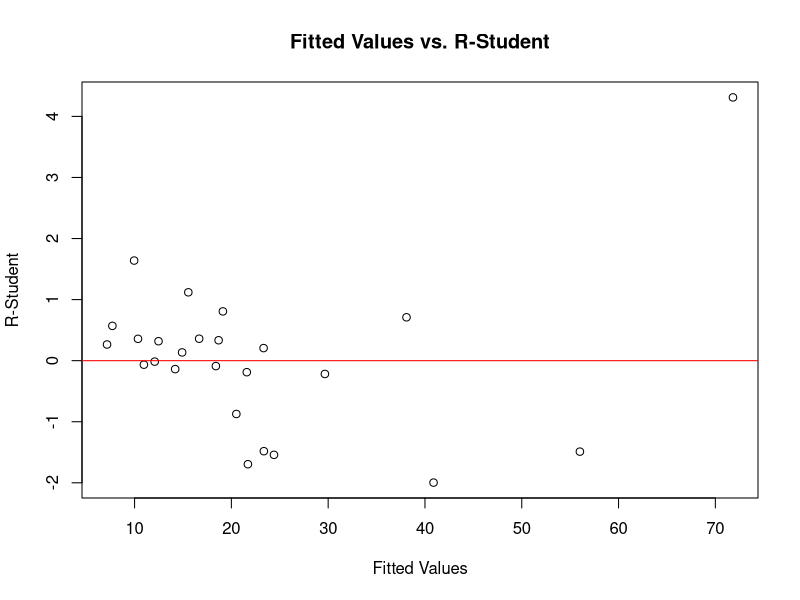
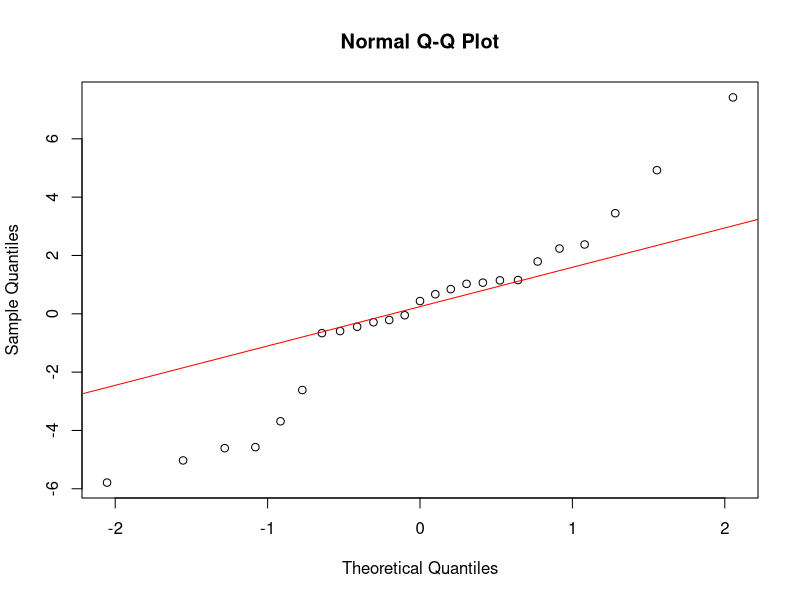

R code for these plots, in order:
library(readxl)

# Load the Data
data <- read_excel("TimeDeliveryData.xlsx")

X1 <- data$X1
X2 <- data$X2
Y <- data$Y

# Combine X1 and X2 into a matrix of predictors
X <- cbind(1, X1, X2)  # Add a column of 1s for the intercept term

# Fit the linear model using ordinary least squares
# Compute the coefficients (beta) using the normal equation: beta = (X'X)^-1 * X'Y
XtX <- t(X) %*% X
XtX_inv <- solve(XtX)
XtY <- t(X) %*% Y
beta <- XtX_inv %*% XtY

# Calculate the fitted values
fitted_values <- X %*% beta

# Calculate residuals
residuals <- Y - fitted_values

# Print results
cat("Coefficients: ", beta,'\n')
cat("Fitted values: ", fitted_values,'\n')
cat("Residuals: ", residuals,'\n')

# Calculate the standard deviation of the residuals
sigma_squared <- sum(residuals^2) / (length(Y) - ncol(X))
std_dev_residuals <- sqrt(sigma_squared)

# Calculate standardized residuals
standardized_residuals <- residuals / std_dev_residuals
cat("Standardized Residuals: ", standardized_residuals)

# Calculate Studentized Residuals
H <- X %*% XtX_inv %*% t(X)

studentized_residuals <- standardized_residuals/sqrt(1-diag(H))
cat("Studentized Residuals: ", studentized_residuals)

# Calculate PRESS Residuals
press_residuals <- residuals/(1-diag(H))
cat("PRESS Residuals: ", press_residuals)

# Calculate R-Student Residuals
e_sq_term <- residuals^2 / (1 - diag(H))
S_squared <- (sum(residuals^2) - e_sq_term)/(length(Y) - ncol(X) -1)

R_student_residuals <- residuals/sqrt(S_squared*(1-diag(H)))
cat("R-Student: ", R_student_residuals)

# Plot Fitted Values vs. R-Student
plot(fitted_values, R_student_residuals, 
     xlab = "Fitted Values", 
     ylab = "R-Student", 
     main = "Fitted Values vs. R-Student")
abline(h = 0, col = "red")

# QQ Plot
qqnorm(residuals)
qqline(residuals, col = "red")